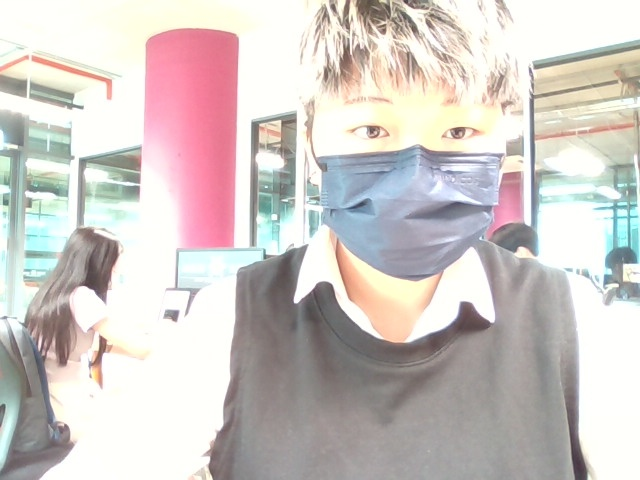
#> input picture Lab_3/image_1.jpg, 640 x 480 px, given in place of the camera
$ python Task1.py
#> lines starting #> are read from the running program, lines starting #| are printed output that depends on the picture
from traceback import FrameSummary
import cv2
import time
import numpy as np
from datetime import datetime

static_back = None
time = []

# Capturing video
video = cv2.VideoCapture(0)

while True:
    # Reading frame(image) from video
    check, frame = video.read()
#> frame is the input picture: shape (480, 640, 3); mean B, G, R 198.1, 201.2, 207.9
    # set motion = 0(no motion)
    motion = 0
    gray = cv2.cvtColor(frame, cv2.COLOR_BGR2GRAY)
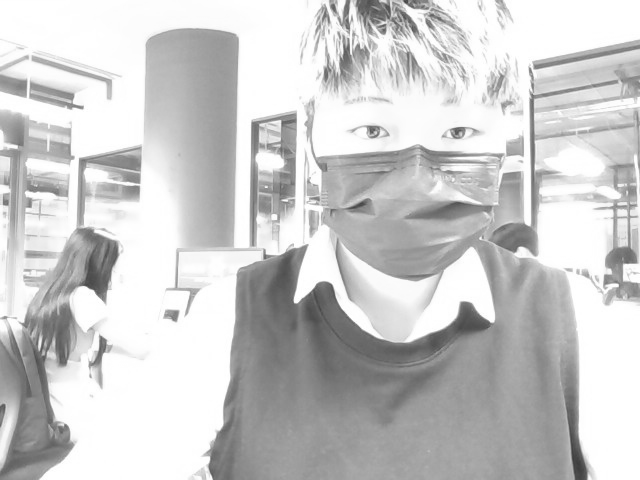
#> gray: shape (480, 640); min 60, max 255, mean 202.9
    gray = cv2.GaussianBlur(gray, (21, 21), 0)  # filtering - smoothing
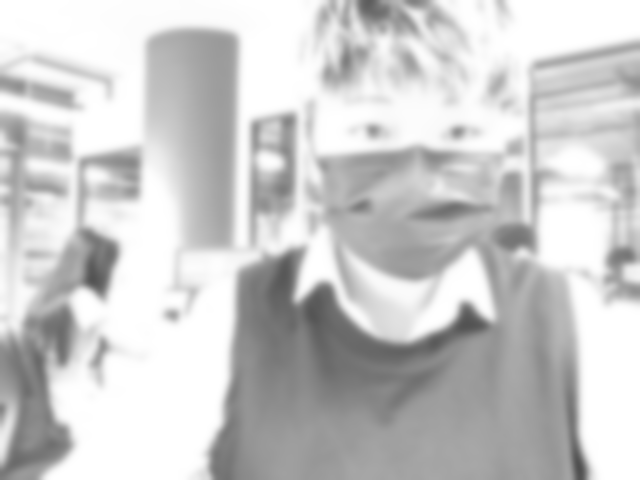
#> gray: shape (480, 640); min 79, max 255, mean 202.9

    # set static back as first frame
    if static_back is None:
        static_back = gray
        continue

    # find different between frame and smoothing result
    diffFrame = cv2.absdiff(static_back, gray)

    # get threshold black and white
    #threshold(src, threshold value, maxval, type of threshold) ->  retval, dst
    threshFrame = cv2.threshold(diffFrame, 30, 255, cv2.THRESH_BINARY)[1]

    threshFrame = cv2.dilate(threshFrame, None, iterations=2)

    # Find contour of moving object
    contours, _ = cv2.findContours(threshFrame.copy(),
                                   cv2.RETR_EXTERNAL, cv2.CHAIN_APPROX_SIMPLE)

    for cont in contours:
        if cv2.contourArea(cont) < 1000:
            continue
        motion = 1
        (x, y, w, h) = cv2.boundingRect(cont)
        # use red rectangle around the moving object
        cv2.rectangle(frame, (x, y), (x + w, y + h), (0, 0, 255), 3)

    cv2.imshow("Processing... ", np.concatenate(
        (gray, diffFrame, threshFrame), axis=0))
    cv2.imshow("Result Frame", frame)

    key = cv2.waitKey(1)
    if key == ord('q'):
        if motion == 1:
            time.append(datetime.now())
        break

video.release()
cv2.destroyAllWindows()

$ run again, on Lab_3/image_2.jpg
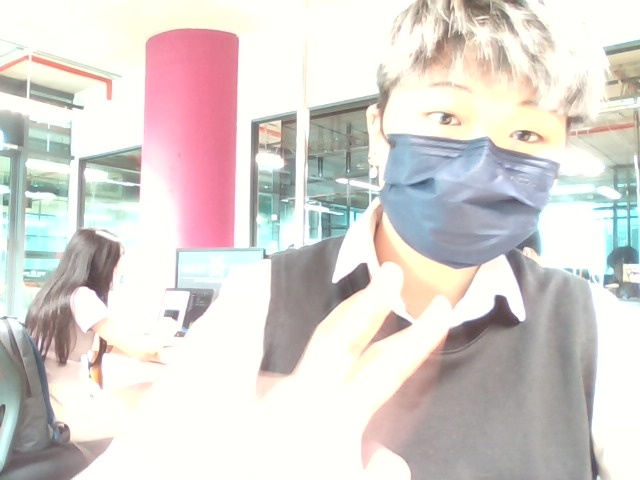
#> input picture Lab_3/image_2.jpg, 640 x 480 px, given in place of the camera
#> frame is the input picture: shape (480, 640, 3); mean B, G, R 208.8, 212.1, 217.3
#> `gray = cv2.cvtColor(frame, cv2.COLOR_BGR2GRAY)`:
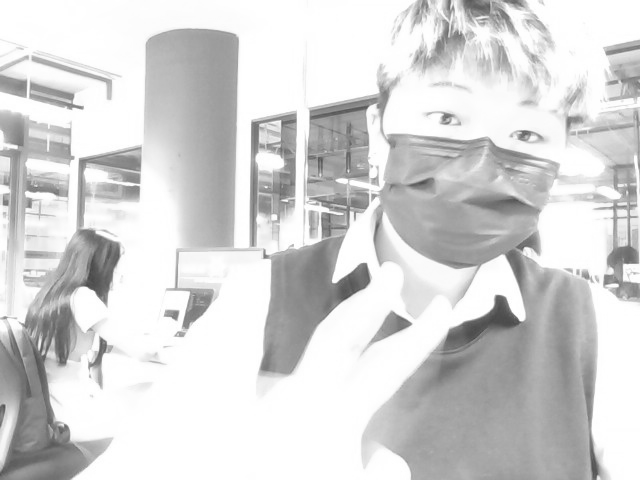
#> gray: shape (480, 640); min 72, max 255, mean 213.4
#> `gray = cv2.GaussianBlur(gray, (21, 21), 0)`:
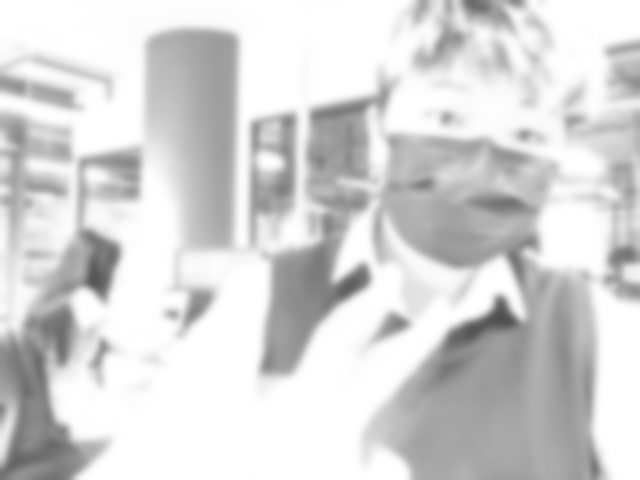
#> gray: shape (480, 640); min 79, max 255, mean 213.4
